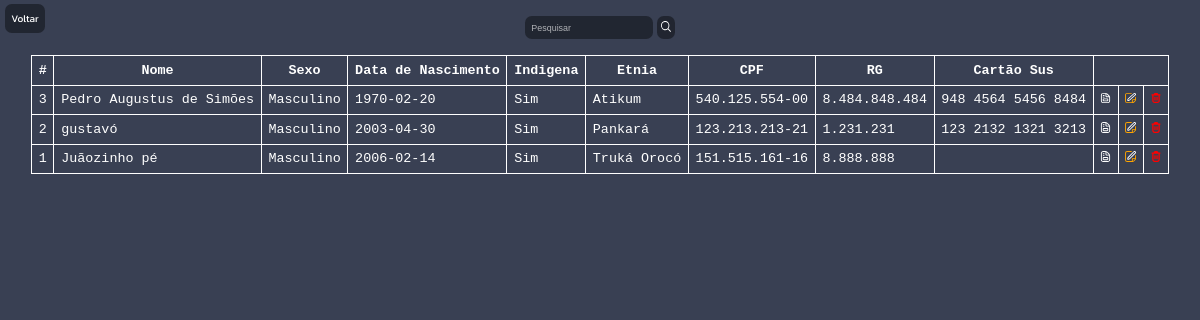
Screenshot of /casai/historico-registros.php (signed in) with the database file from the repository.
### tables this page shows
CREATE TABLE IF NOT EXISTS `registros` (
`id` int(11) NOT NULL,
  `nome` varchar(45) NOT NULL,
  `nome_tradicional` varchar(45) DEFAULT NULL,
  `sexo` varchar(9) NOT NULL,
  `data_nascimento` date NOT NULL,
  `indigena` varchar(3) NOT NULL,
  `etnia` varchar(30) DEFAULT NULL,
  `aldeia` varchar(30) DEFAULT NULL,
  `cpf` varchar(14) NOT NULL,
  `rg` varchar(14) NOT NULL,
  `cartao_sus` varchar(18) NOT NULL,
  `complemento` varchar(110) DEFAULT NULL
);

### casai/historico-registros.php (the view, shortened to what this page needs)
<?php
 include('config.php');
    if(!empty($_GET['search'])){
        $data = $_GET['search'];
        $sql = "SELECT * FROM registros WHERE id LIKE '%$data%' or nome_tradicional LIKE '%$data%' or nome LIKE '%$data%' or sexo LIKE '%$data%' or indigena LIKE '%$data%' or aldeia LIKE '%$data%' or etnia LIKE '%$data%' or cpf LIKE '%$data%' or cartao_sus LIKE '%$data%' ORDER BY id DESC";
    }
    else{
        $sql = "SELECT * FROM registros ORDER BY id DESC";
    }
 $result = $conexao->query($sql);
?>
<!DOCTYPE html>
<html lang="pt-br">
<head>
    <link rel="stylesheet" href="assets//css//historico-tabelas-registro.css">
</head>
<body>
    <div class="voltar">
        <a href="historico.php">Voltar</a>
    </div>
    <br>
    <div class="box-search">
        <input type="text" placeholder="Pesquisar" id="Pesquisar">
        <button class="btn-search" onclick="searchData()">
            <img src="assets//img//svg//search.svg" alt="Icone de uma lupa">
        </button>
    </div>
    <br>
    <div class="tabela-historico">
        <table class="table-striped">
        <thead>
            <tr>
                <th scope="col">#</th>
                <th scope="col">Nome</th>
                <th scope="col">Sexo</th>
                <th scope="col">Data de Nascimento</th>
                <th scope="col">Indigena</th>
                <th scope="col">Etnia</th>
                <th scope="col">CPF</th>
                <th scope="col">RG</th>
                <th scope="col">Cartão Sus</th>
            </tr>
        </thead>
        <tbody>
            <?php
                while($registros_data = mysqli_fetch_assoc($result))
                {
                    echo "<tr>";
                    echo "<td>".$registros_data['id']."</td>";
                    echo "<td>".$registros_data['nome']."</td>";
                    echo "<td>".$registros_data['sexo']."</td>";
                    echo "<td>".$registros_data['data_nascimento']."</td>";
                    echo "<td>".$registros_data['indigena']."</td>";
                    echo "<td>".$registros_data['etnia']."</td>";
                    echo "<td>".$registros_data['cpf']."</td>";
                    echo "<td>".$registros_data['rg']."</td>";
                    echo "<td>".$registros_data['cartao_sus']."</td>";
                    echo "<td>
                            <a href='registro-completo.php?id=$registros_data[id]' >
                            <img src='assets//img//svg//file-invoice.svg' alt='Icone de uma ficha'>
                            </a>
                        </td>";
                    echo "<td>
                            <a href='registro-editar.php?id=$registros_data[id]' >
                            <img src='assets//img//svg//edit(1).svg' alt='Icone de um lapis'>
                            </a>
                        </td>";
                    echo "<td>
                            <a href='registro-excluir.php?id=$registros_data[id]'>
                            <img src='assets//img//svg//trash2.svg' alt='Icone de um lapis'>
                            </a>
                        </td>";
                    echo "</tr>";
                }
            ?>
        </tbody>
        </table>
    </div>
</body>
</html>

### casai/assets/css/historico-tabelas-registro.css (style rules this page uses)
body,html { margin: 0px; padding: 0px; font-family: 'Kanit', sans-serif; background: #394053; color: #FFF; flex-direction: column; }
.voltar { position: absolute; margin-top: 15px; margin-left: 5px; }
.voltar a { text-decoration: none; color: #FFF; font-size: 15px; margin: 2px; background-color: rgba(0, 0, 0, 0.414); padding: 10px; border-radius: 10px; }
.tabela-historico { display: flex; justify-content: center; width: 100%; margin-top: 0%; font-family: 'Courier New', Courier, monospace; font-weight: 500; font-size: 20px; color: #fff; }
.box-search { display: flex; justify-content: center; gap: 0.3%; }
.box-search input { color: #FFF; padding: 10px; border: none; border-radius: 10px; text-decoration: none; background-color: rgba(0, 0, 0, 0.414); }
.box-search input::placeholder { color: rgba(255, 255, 255, 0.644); }
.box-search button { border: none; border-radius: 10px; background-color: rgba(0, 0, 0, 0.414); }
@media screen and (max-width: 1920px) { body { zoom: 0.8; } }
@media screen and (max-width: 1400px) { body { zoom: 0.75; } }
@media screen and (max-width: 1340px) { body { zoom: 0.67; } }

### casai/historico-registros.php (style rules this page uses)
table { border-collapse: collapse; }
td, tr, th { border: 1px solid white; padding: 10px; }

### rows the page displays
registros: id "3", nome "Pedro Augustus de Simões", sexo "Masculino", data_nascimento "1970-02-20", indigena "Sim", etnia "Atikum", cpf "540.125.554-00", rg "8.484.848.484", cartao_sus "948 4564 5456 8484"
registros: id "2", nome "gustavó", sexo "Masculino", data_nascimento "2003-04-30", indigena "Sim", etnia "Pankará", cpf "123.213.213-21", rg "1.231.231", cartao_sus "123 2132 1321 3213"
registros: id "1", nome "Juãozinho pé", sexo "Masculino", data_nascimento "2006-02-14", indigena "Sim", etnia "Truká Orocó", cpf "151.515.161-16", rg "8.888.888"
